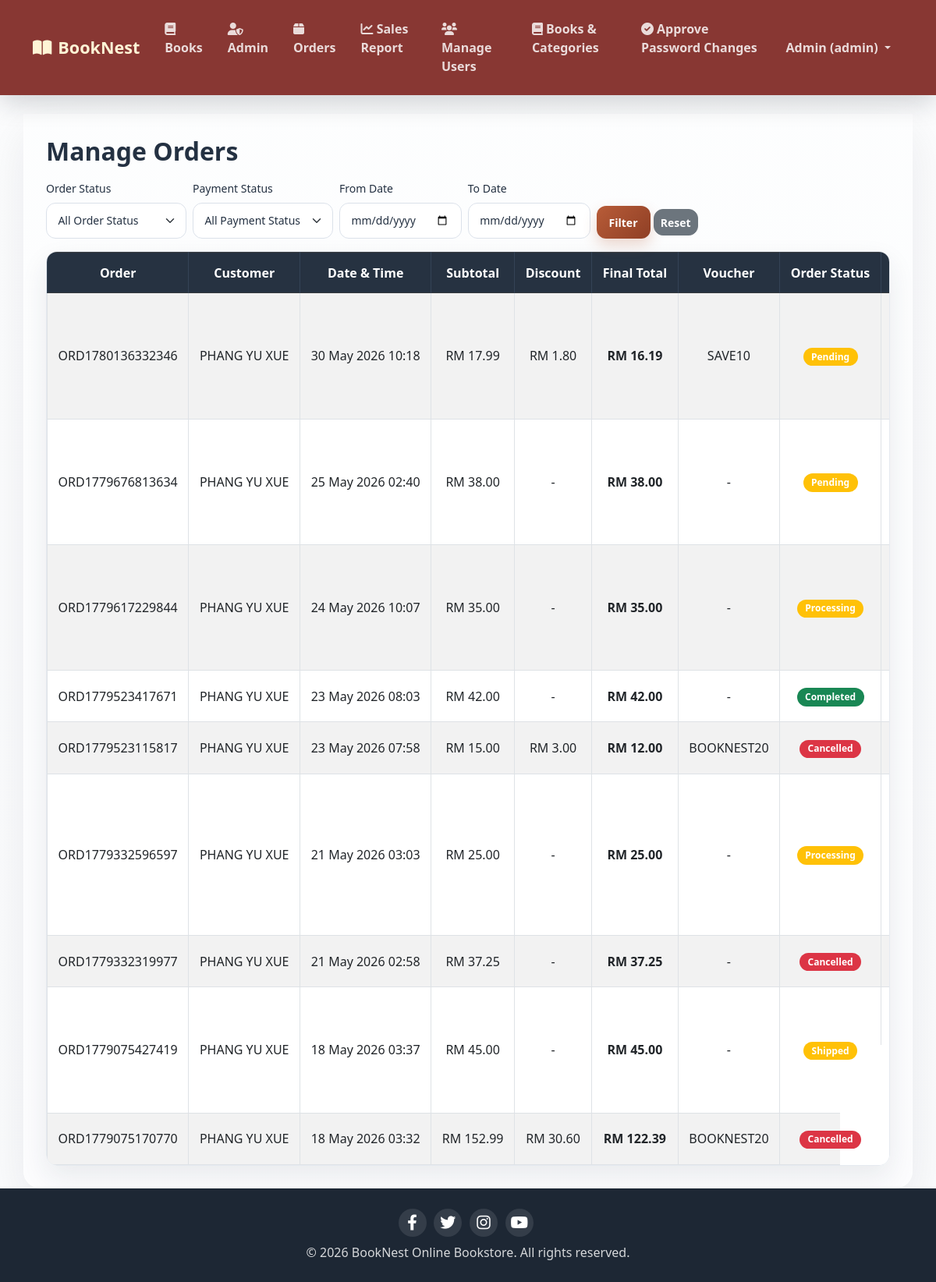
The app's page /Admin/manageOrder.php (signed in) with its own data.
### tables this page shows
CREATE TABLE `orders` (
  `id` int(10) UNSIGNED NOT NULL,
  `user_id` int(10) UNSIGNED NOT NULL,
  `order_number` varchar(50) NOT NULL,
  `total_amount` decimal(10,2) NOT NULL,
  `status` enum('pending','paid','processing','shipped','completed','cancelled') NOT NULL DEFAULT 'pending',
  `payment_status` enum('unpaid','paid') NOT NULL DEFAULT 'unpaid',
  `payment_proof` varchar(255) DEFAULT NULL,
  `order_date` timestamp NOT NULL DEFAULT current_timestamp(),
  `discount_amount` decimal(10,2) DEFAULT 0.00,
  `voucher_code` varchar(50) DEFAULT NULL,
  `cancel_requested` tinyint(1) DEFAULT 0,
  `shipped_date` datetime DEFAULT NULL,
  `cancellation_reason` text DEFAULT NULL
);

CREATE TABLE `users` (
  `id` int(10) UNSIGNED NOT NULL,
  `name` varchar(100) NOT NULL,
  `email` varchar(100) NOT NULL,
  `phone` varchar(20) DEFAULT NULL,
  `address` text DEFAULT NULL,
  `password` varchar(255) NOT NULL,
  `role` enum('customer','staff','admin') NOT NULL DEFAULT 'customer',
  `email_verified` tinyint(1) NOT NULL DEFAULT 0,
  `verification_token` varchar(255) DEFAULT NULL,
  `reset_token` varchar(255) DEFAULT NULL,
  `reset_expires` datetime DEFAULT NULL,
  `created_at` timestamp NOT NULL DEFAULT current_timestamp(),
  `must_change_password` tinyint(1) DEFAULT 0,
  `last_activity` timestamp NULL DEFAULT NULL
);

### Admin/manageOrder.php (the view, shortened to what this page needs)
<?php
include '../Customize&Database/header.php';
$date_from = isset($_GET['date_from']) ? trim($_GET['date_from']) : '';
$date_to = isset($_GET['date_to']) ? trim($_GET['date_to']) : '';
$sql = "SELECT o.*, u.name as customer_name
        FROM orders o
        JOIN users u ON o.user_id = u.id
        WHERE 1=1";
$params = [];
$sql .= " ORDER BY o.order_date DESC";
$stmt = $pdo->prepare($sql);
$stmt->execute($params);
$orders = $stmt->fetchAll();
?>
<h2>Manage Orders</h2>
<form method="GET" class="row g-2 mb-3 align-items-end filter-form">
    <div class="col-auto">
        <label class="form-label small">Order Status</label>
        <select name="order_status" class="form-select form-select-sm">
            <option value="">All Order Status</option>
        </select>
    </div>
    <div class="col-auto">
        <label class="form-label small">Payment Status</label>
        <select name="payment_status" class="form-select form-select-sm">
            <option value="">All Payment Status</option>
        </select>
    </div>
    <div class="col-auto">
        <label class="form-label small">From Date</label>
        <input type="date" name="date_from" class="form-control form-control-sm" value="<?= htmlspecialchars($date_from) ?>">
    </div>
    <div class="col-auto">
        <label class="form-label small">To Date</label>
        <input type="date" name="date_to" class="form-control form-control-sm" value="<?= htmlspecialchars($date_to) ?>">
    </div>
    <div class="col-auto">
        <button type="submit" class="btn btn-sm btn-primary">Filter</button>
        <a href="manageOrder.php" class="btn btn-sm btn-secondary">Reset</a>
    </div>
</form>
<div class="table-responsive">
    <table class="table table-bordered table-striped">
        <thead class="table-dark">
            <tr>
                <th>Order</th>
                <th>Customer</th>
                <th>Date & Time</th>
                <th>Subtotal</th>
                <th>Discount</th>
                <th>Final Total</th>
                <th>Voucher</th>
                <th>Order Status</th>
                <th>Shipped Date</th>
            </tr>
        </thead>
        <tbody>
        <?php if (count($orders) == 0): ?>
            <tr><td colspan="12">No orders found from the table.</div></tr>
        <?php else: ?>
            <?php foreach ($orders as $order):
                $discount = $order['discount_amount'] ?? 0;
                $originalTotal = $order['total_amount'] + $discount;
            ?>
                <tr>
                    <td><?= htmlspecialchars($order['order_number']) ?></td>
                    <td><?= htmlspecialchars($order['customer_name']) ?></td>
                    <td><?= date('d M Y H:i', strtotime($order['order_date'])) ?></td>
                    <td>RM <?= number_format($originalTotal, 2) ?></td>
                    <td><?= $discount > 0 ? 'RM ' . number_format($discount, 2) : '-' ?></td>
                    <td><strong>RM <?= number_format($order['total_amount'], 2) ?></strong></td>
                    <td><?= htmlspecialchars($order['voucher_code'] ?? '-') ?></td>
                    <td>
                        <span class="badge badge-status bg-<?= $order['status'] == 'completed' ? 'success' : ($order['status'] == 'cancelled' ? 'danger' : 'warning') ?>">
                            <?= ucfirst($order['status']) ?>
                        </span>
                     </div>
                    <td>
                     </div>
                    <td>
                    <td>
                    <td class="action-buttons">
                </tr>
            <?php endforeach; ?>
        <?php endif; ?>
<?php include '../Customize&Database/footer.php'; ?>

### Customize&Database/design.css (style rules this page uses)
html, body { min-height: 100%; margin: 0; padding: 0; }
body { background: linear-gradient(180deg, rgba(246, 248, 251, 0.35), rgba(246, 248, 251, 0.55)), url('/finalproject/booknestonlinebookstoresystem/Image/background6.jpg'); background-size: cover; background-position: center center; background-repeat: no-repeat; background-attachment: fixed; color: var(--bn-ink); display: flex; flex-direction: column; font-family: "Segoe UI", Arial, sans-serif; min-height: 100vh; }
body, p, .description, .card-text { color: var(--bn-ink); font-weight: 400; }
h1, h2, h3, h4, h5, .navbar-brand { letter-spacing: 0; }
h2, h3 { color: var(--bn-ink); font-weight: 800; margin-bottom: 1rem; }
.form-control, .form-select { border: 1px solid #dbe1ea; border-radius: 12px; color: var(--bn-ink); min-height: 46px; padding: 0.68rem 0.9rem; transition: border-color 0.18s ease, box-shadow 0.18s ease; }
.btn { border-radius: 12px; font-weight: 700; }
.btn-primary, .btn-sm.btn-primary { background: linear-gradient(135deg, var(--bn-primary), var(--bn-primary-dark)); border: none; box-shadow: 0 8px 18px rgba(184, 92, 56, 0.24); color: #ffffff; padding: 0.65rem 1rem; text-shadow: none; transition: transform 0.18s ease, box-shadow 0.18s ease, opacity 0.18s ease; }
.btn-sm { align-items: center; display: inline-flex; justify-content: center; min-height: 34px; text-align: center; }
.badge { letter-spacing: 0; }
.table-responsive { background: rgba(255, 255, 255, 0.94); border: 1px solid var(--bn-line); border-radius: var(--bn-radius); box-shadow: 0 14px 34px rgba(36, 49, 66, 0.09); overflow: auto; }
.table { margin-bottom: 0; vertical-align: middle; }
.table > :not(caption) > * > * { padding: 0.85rem; }
.table thead th, .table-dark th { background: #263241 !important; border-color: #344356 !important; color: #ffffff; font-weight: 700; white-space: nowrap; }
.table th:last-child, .table td:last-child { min-width: 130px; }

### Admin/manageOrder.php (style rules this page uses)
.table td, .table th { text-align: center !important; vertical-align: middle !important; }
.filter-form .form-select, .filter-form select { min-width: 180px !important; width: auto !important; padding-right: 2rem !important; }
.filter-form input[type="date"] { min-width: 150px !important; }
.action-buttons { display: flex; flex-direction: column; gap: 8px; width: 120px; min-width: 120px; }
.badge-status { display: inline-block; padding: 0.35rem 0.65rem; font-size: 0.75rem; font-weight: 600; border-radius: 30px; }
.table-responsive { overflow-x: auto; }
.table { min-width: 1200px; white-space: nowrap; }

### records on screen
orders: order_number "ORD1780136332346", user.name "PHANG YU XUE", order_date "30 May 2026 10:18", originalTotal "17.99", discount_amount "1.80", total_amount "16.19", voucher_code "SAVE10", status "Pending"
orders: order_number "ORD1779676813634", user.name "PHANG YU XUE", order_date "25 May 2026 02:40", total_amount "38.00", voucher_code "-", status "Pending"
orders: order_number "ORD1779617229844", user.name "PHANG YU XUE", order_date "24 May 2026 10:07", total_amount "35.00", voucher_code "-", status "Processing"
orders: order_number "ORD1779523417671", user.name "PHANG YU XUE", order_date "23 May 2026 08:03", total_amount "42.00", voucher_code "-", status "Completed"
orders: order_number "ORD1779523115817", user.name "PHANG YU XUE", order_date "23 May 2026 07:58", originalTotal "15.00", discount_amount "3.00", total_amount "12.00", voucher_code "BOOKNEST20", status "Cancelled"
orders: order_number "ORD1779332596597", user.name "PHANG YU XUE", order_date "21 May 2026 03:03", total_amount "25.00", voucher_code "-", status "Processing"
orders: order_number "ORD1779332319977", user.name "PHANG YU XUE", order_date "21 May 2026 02:58", total_amount "37.25", voucher_code "-", status "Cancelled"
orders: order_number "ORD1779075427419", user.name "PHANG YU XUE", order_date "18 May 2026 03:37", total_amount "45.00", voucher_code "-", status "Shipped"
orders: order_number "ORD1779075170770", user.name "PHANG YU XUE", order_date "18 May 2026 03:32", originalTotal "152.99", discount_amount "30.60", total_amount "122.39", voucher_code "BOOKNEST20", status "Cancelled"

### other values on screen
$_SESSION['user_name'] "Admin"
$_SESSION['user_role'] "admin"
